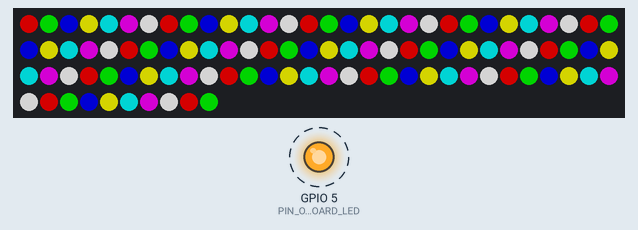
A sketch run on a simulated ESP32. Parts: 100 RGB LEDs in strip order, left to right, continuing on the next row, output pins drawn as LEDs (lit = HIGH). Dashed ring = blinking. Dim RGB values are drawn brighter than linear; what the sketch prints to the serial monitor is not drawn.

Above: at 0.12 s.
At 0.55 s:
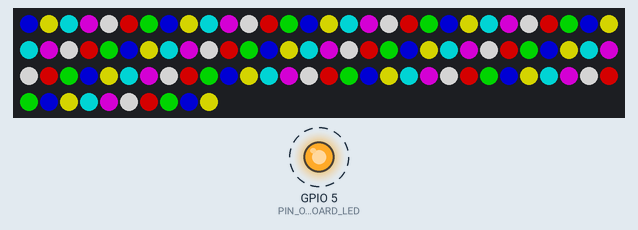
At 0.98 s:
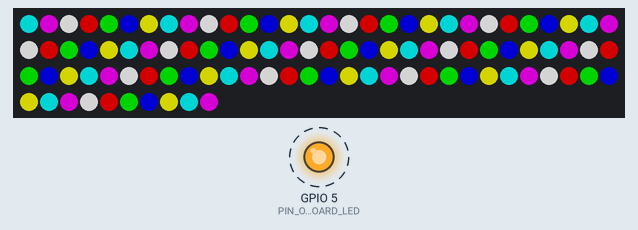
At 1.84 s:
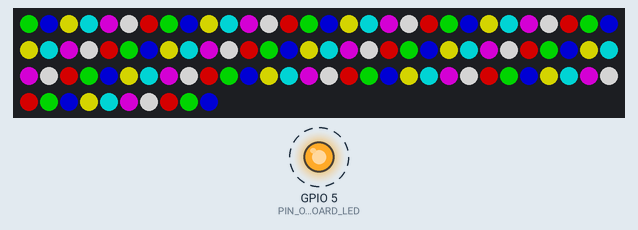
Timing chart, 0 to 40.0 s (numbered marks = the images above):
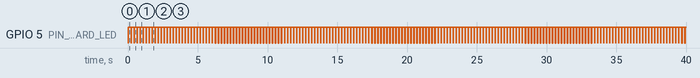

Measured:
- by itself, GPIO 5 (PIN_ONBOARD_LED): alternates HIGH for 0.20 s and LOW for 0.02 s
- by itself, everything shown: repeats every 1.5 s, in 7 steps

The sketch:

neopixel-Adafruit_NeoPixel.ino
```cpp
#include <Adafruit_NeoPixel.h>

const uint8_t PIN_ONBOARD_LED = 5;

const uint8_t PIN_PIXEL       = 27;
const uint8_t PIXELS_N        = 100;
const int     BLIGHTNESS      = 128; // 0-255

const int     LOOP_DELAY      = 200;  // ms

Adafruit_NeoPixel pixels(PIXELS_N, PIN_PIXEL, NEO_GRB + NEO_KHZ800);

const int Col[][3] =
{
  {BLIGHTNESS,0,0},
  {0,BLIGHTNESS,0},
  {0,0,BLIGHTNESS},
  {BLIGHTNESS,BLIGHTNESS,0},
  {0,BLIGHTNESS,BLIGHTNESS},
  {BLIGHTNESS,0,BLIGHTNESS},
  {BLIGHTNESS,BLIGHTNESS,BLIGHTNESS}
};

const int COL_N = sizeof(Col) / sizeof(Col[0]);
int Col_i = 0;

void setup() {
  Serial.begin(115200);

  Col_i = 0;

  pixels.begin();
  pixels.clear();

  pinMode(PIN_ONBOARD_LED, OUTPUT);
  digitalWrite(PIN_ONBOARD_LED, HIGH);
}

void loop() {
  digitalWrite(PIN_ONBOARD_LED, LOW);
  Serial.printf("loop> cl=[ ");
  for (int i=0; i < PIXELS_N; i++) {
    int cl = (Col_i + i) % COL_N;
    Serial.printf("%d ", cl);
    pixels.setPixelColor(i, pixels.Color(Col[cl][0],
                                         Col[cl][1],
                                         Col[cl][2]));
  }
  pixels.show();
  Serial.printf("]\n");

  Col_i = (Col_i + 1) % COL_N;

  digitalWrite(PIN_ONBOARD_LED, HIGH);
  delay(LOOP_DELAY);
}
```
